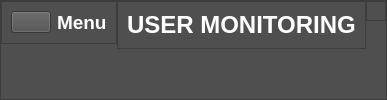
     <widget class="QFrame" name="nabar_frame">
      <property name="styleSheet">
       <string notr="true">background-color: rgb(79, 79, 79);</string>
      </property>
      <property name="frameShape">
       <enum>QFrame::StyledPanel</enum>
      </property>
      <property name="frameShadow">
       <enum>QFrame::Raised</enum>
      </property>
      <layout class="QHBoxLayout" name="horizontalLayout">
       <property name="spacing">
        <number>0</number>
       </property>
       <property name="leftMargin">
        <number>0</number>
       </property>
       <property name="topMargin">
        <number>0</number>
       </property>
       <property name="rightMargin">
        <number>0</number>
       </property>
       <property name="bottomMargin">
        <number>0</number>
       </property>
       <item alignment="Qt::AlignLeft|Qt::AlignTop">
        <widget class="QFrame" name="frame">
         <property name="frameShape">
          <enum>QFrame::StyledPanel</enum>
         </property>
         <property name="frameShadow">
          <enum>QFrame::Raised</enum>
         </property>
         <layout class="QHBoxLayout" name="horizontalLayout_2">
          <item>
           <widget class="QPushButton" name="menu_button">
            <property name="text">
             <string/>
            </property>
            <property name="icon">
             <iconset resource="icons.qrc">
              <normaloff>:/newPrefix/icons/menu.png</normaloff>:/newPrefix/icons/menu.png</iconset>
            </property>
            <property name="iconSize">
             <size>
              <width>32</width>
              <height>32</height>
             </size>
            </property>
           </widget>
          </item>
          <item alignment="Qt::AlignTop">
           <widget class="QLabel" name="menu_label">
            <property name="text">
             <string>&lt;html&gt;&lt;head/&gt;&lt;body&gt;&lt;p&gt;&lt;span style=&quot; font-size:14pt; font-weight:600; color:#ffffff;&quot;&gt;Menu&lt;/span&gt;&lt;/p&gt;&lt;/body&gt;&lt;/html&gt;</string>
            </property>
           </widget>
          </item>
         </layout>
        </widget>
       </item>
       <item alignment="Qt::AlignHCenter|Qt::AlignTop">
        <widget class="QFrame" name="frame_2">
         <property name="sizePolicy">
          <sizepolicy hsizetype="Expanding" vsizetype="Preferred">
           <horstretch>0</horstretch>
           <verstretch>0</verstretch>
          </sizepolicy>
         </property>
         <property name="frameShape">
          <enum>QFrame::StyledPanel</enum>
         </property>
         <property name="frameShadow">
          <enum>QFrame::Raised</enum>
         </property>
         <layout class="QHBoxLayout" name="horizontalLayout_3">
          <item>
           <widget class="QLabel" name="label_2">
            <property name="text">
             <string>&lt;html&gt;&lt;head/&gt;&lt;body&gt;&lt;p&gt;&lt;span style=&quot; font-size:18pt; font-weight:600; color:#ffffff;&quot;&gt;USER  MONITORING&lt;/span&gt;&lt;/p&gt;&lt;/body&gt;&lt;/html&gt;</string>
            </property>
           </widget>
          </item>
         </layout>
        </widget>
       </item>
       <item alignment="Qt::AlignRight|Qt::AlignTop">
        <widget class="QFrame" name="frame_3">
         <property name="frameShape">
          <enum>QFrame::StyledPanel</enum>
         </property>
         <property name="frameShadow">
          <enum>QFrame::Raised</enum>
         </property>
         <layout class="QHBoxLayout" name="horizontalLayout_4"/>
        </widget>
       </item>
      </layout>
     </widget>
